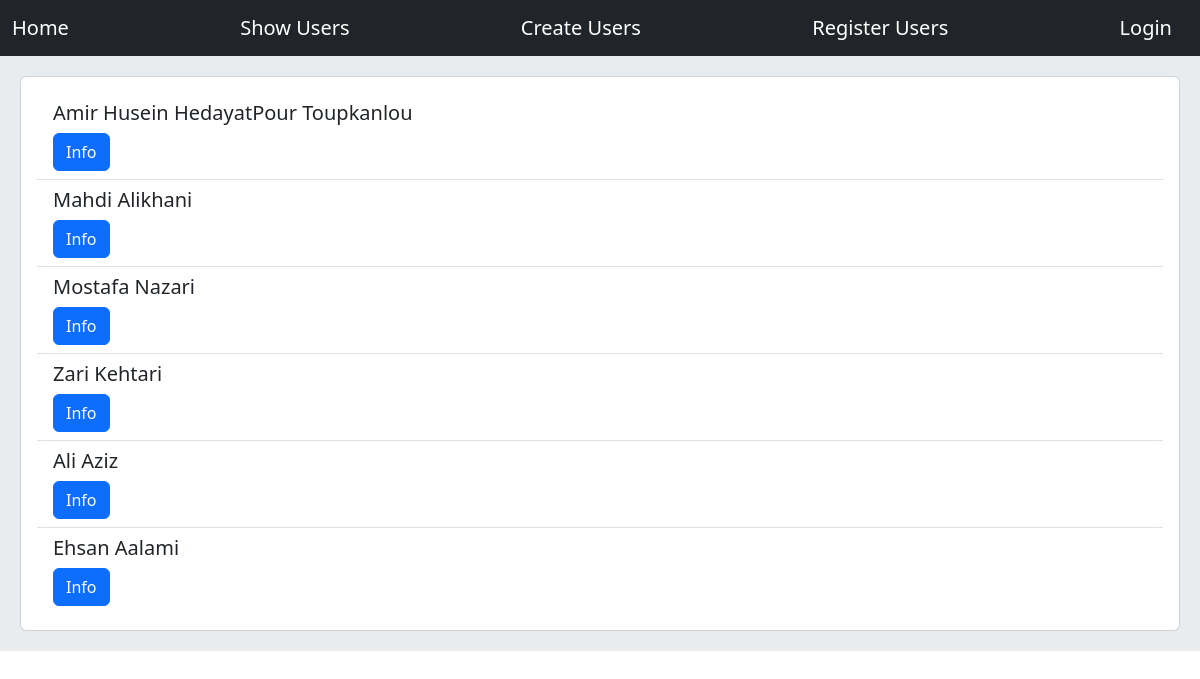
/usrs/all/, run on an earlier commit of the app's database.
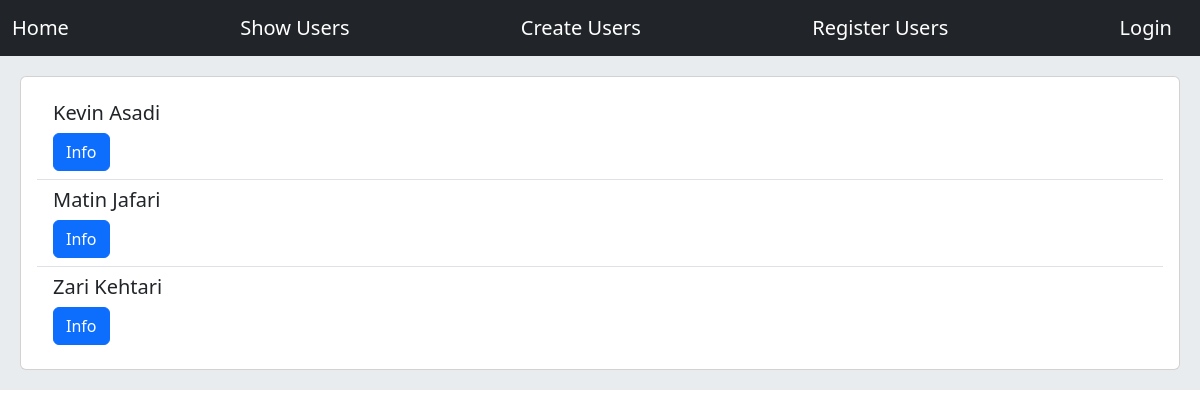
And on a later commit of the database.
### users/models.py (models this page shows)
class User(models.Model):
    first_name = models.CharField(max_length=50)
    last_name = models.CharField(max_length=50)
    bio = models.TextField()
    age = models.IntegerField()
    sex = models.CharField(max_length=1, null=True)
    create = models.DateTimeField()

### users/views.py (the view)
# urls.py: path('all/', views.show_users, name='users'),
def show_users(request):
    users_info = User.objects.all()
    return render(request, 'DB_User.html', context={'datas': users_info})

### templates/DB_User.html (shortened to what this page needs)
{% extends 'base.html' %}
{% block content %}
    <div class="card">
        <div class="card-body">
            <ul class="list-group list-group-flush">
                {% for user in datas %}
                    <li class="list-group-item">
                        <div class="card-title">
                            <h5>{{ user.first_name | capfirst }} {{ user.last_name | capfirst }}</h5>
                        </div>
                        <a class="btn btn-primary"
                           href="{% url 'info' user.id %}">Info</a><br>
                    </li>
                {% endfor %}
            </ul>
        </div>
    </div>
{% endblock %}

### templates/base.html (shortened to what this page needs)
<!DOCTYPE html>
<html lang="en">
<head>
    <link href="https://cdn.jsdelivr.net/npm/bootstrap@5.3.0-alpha3/dist/css/bootstrap.min.css" rel="stylesheet"
>
</head>
<body>
{% include 'navbar.html' %}
<div class="jumbotron">
    {% block content %} {% endblock %}
</div>
</body>
</html>

### templates/navbar.html
<nav class="navbar navbar-dark bg-dark">
    <div class="container-fluid">
        <a class="navbar-brand" href="{% url 'home' %}">Home</a>
        <a class="navbar-brand" href="{% url 'users' %}">Show Users</a>
        <a class="navbar-brand" href="{% url 'create' %}">Create Users</a>
        <a class="navbar-brand" href="{% url 'register_user' %}">Register Users</a>
        <a class="navbar-brand" href="{% url 'login' %}">Login</a>
    </div>
</nav>

### templates/base.html (style rules this page uses)
.jumbotron { padding: 20px; margin-bottom: 20px; background-color: #e9ecef; }

What changed in the data, as far as the page shows it:
removed User: first_name "Mostafa", last_name "Nazari"
removed User: first_name "Ali", last_name "Aziz"
removed User: first_name "Ehsan", last_name "Aalami"
changed User: first_name "Amir Husein" → "Kevin"; last_name "HedayatPour Toupkanlou" → "Asadi"
changed User: first_name "Mahdi" → "Matin"; last_name "Alikhani" → "Jafari"
